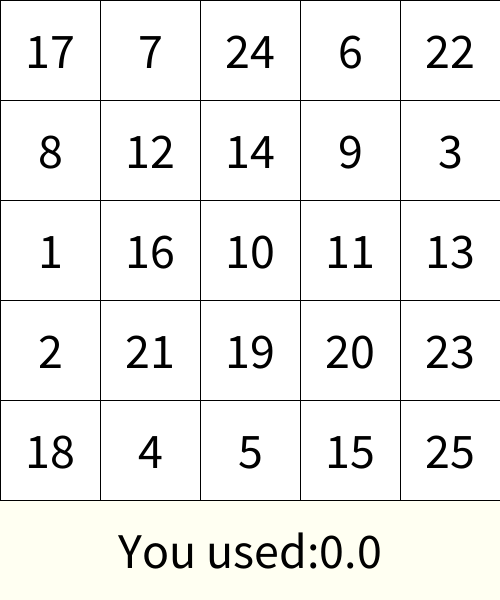
Frame 1 (no input)
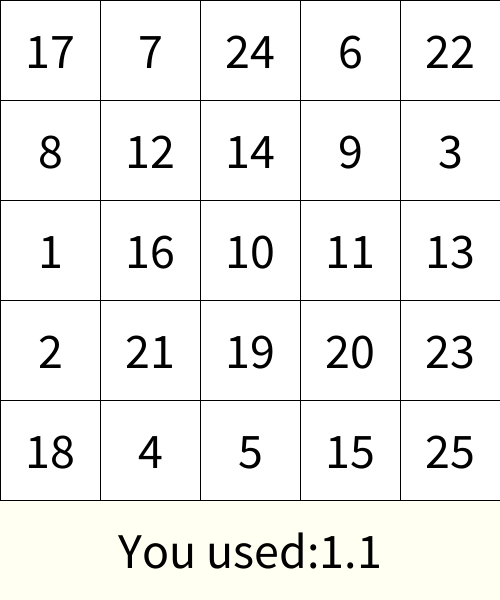
Frame 60 (the mouse pressed at the canvas centre just before this capture)
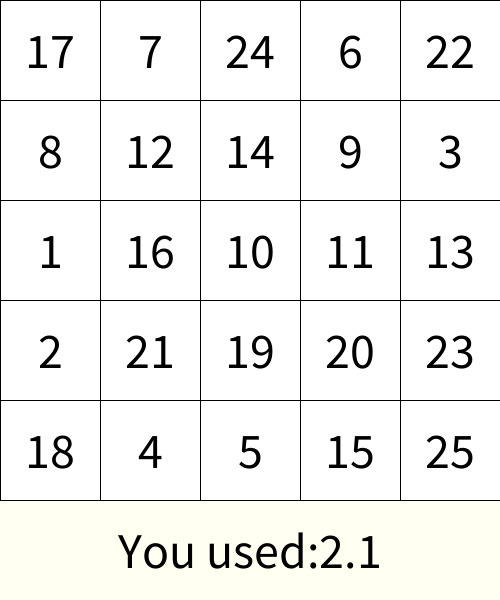
Frame 120 (the mouse held since frame 60 and released just before this capture)

The Processing sketch that drew these frames (run headless with seeded random() and noise(); from frame 60 on, the mouse is pressed at the canvas centre):

// Processing sketch: week06_8_schulte_table08_nf_millis_starT
// ── week06_8_schulte_table08_nf_millis_starT.pde
//week06_8_schulte_table08_nf_millis_starT
int []used=new int[26];//0...25 共26個
int [][]table=new int[5][5];//java的陣列宣告
void setup(){
  size(500,600);
  textSize(50);
  textAlign(CENTER,CENTER);
  for(int i=0;i<5;i++){
    for(int j=0;j<5;j++){
      int now =  int(random(1,26));
      while(used[now]==1) now = int(random(1,26));
      table[i][j] = now;
      used[now] = 1;
    }
  }
  starT = millis();
}
int starT = 0;
int [][]pressed = new int [5][5];
void draw(){
  background(#FFFFF2);
  for(int i =0;i<5;i++){
    for(int j=0;j<5;j++){
      if(pressed[i][j]==1)fill(128);
      else fill(255);
      rect(j*100,i*100,100,100);
      fill(0);text(""+table[i][j],50+j*100,50+i*100);
    }
  }
  text("You used:"+nf((millis()-starT)/1000.0,0,1),250,550);
}
int want=1;
void mousePressed(){
  int i = mouseY/100,j=mouseX/100;
  if(table[i][j]==want){
    pressed[i][j] = 1;
    want++;
  }
}
